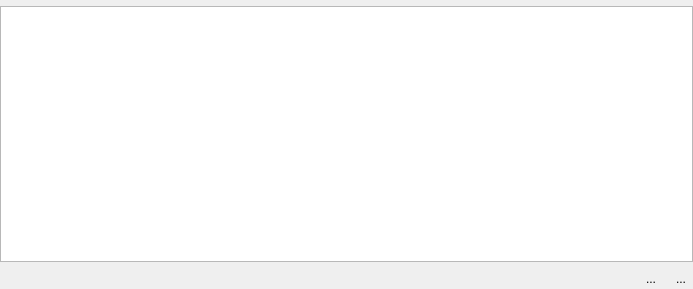
<?xml version="1.0" encoding="UTF-8"?>
<ui version="4.0">
 <class>QgsJsonEditWidget</class>
 <widget class="QWidget" name="QgsJsonEditWidget">
  <property name="geometry">
   <rect>
    <x>0</x>
    <y>0</y>
    <width>693</width>
    <height>289</height>
   </rect>
  </property>
  <property name="windowTitle">
   <string notr="true">Form</string>
  </property>
  <layout class="QGridLayout" name="gridLayout">
   <property name="leftMargin">
    <number>0</number>
   </property>
   <property name="topMargin">
    <number>0</number>
   </property>
   <property name="rightMargin">
    <number>0</number>
   </property>
   <property name="bottomMargin">
    <number>0</number>
   </property>
   <item row="2" column="0">
    <widget class="QStackedWidget" name="mStackedWidget">
     <property name="currentIndex">
      <number>1</number>
     </property>
     <widget class="QWidget" name="mStackedWidgetPageText">
      <layout class="QGridLayout" name="gridLayout_2">
       <property name="leftMargin">
        <number>0</number>
       </property>
       <property name="topMargin">
        <number>0</number>
       </property>
       <property name="rightMargin">
        <number>0</number>
       </property>
       <property name="bottomMargin">
        <number>0</number>
       </property>
       <item row="0" column="0">
        <widget class="QgsCodeEditorJson" name="mCodeEditorJson" native="true"/>
       </item>
      </layout>
     </widget>
     <widget class="QWidget" name="mStackedWidgetPageTree">
      <layout class="QGridLayout" name="gridLayout_3">
       <property name="leftMargin">
        <number>0</number>
       </property>
       <property name="topMargin">
        <number>0</number>
       </property>
       <property name="rightMargin">
        <number>0</number>
       </property>
       <property name="bottomMargin">
        <number>0</number>
       </property>
       <item row="0" column="0">
        <widget class="QTreeWidget" name="mTreeWidget">
         <attribute name="headerVisible">
          <bool>false</bool>
         </attribute>
         <column>
          <property name="text">
           <string notr="true">Key</string>
          </property>
         </column>
         <column>
          <property name="text">
           <string>Value</string>
          </property>
         </column>
        </widget>
       </item>
      </layout>
     </widget>
    </widget>
   </item>
   <item row="3" column="0">
    <layout class="QHBoxLayout" name="horizontalLayout_3">
     <property name="topMargin">
      <number>0</number>
     </property>
     <item>
      <spacer name="horizontalSpacer">
       <property name="orientation">
        <enum>Qt::Horizontal</enum>
       </property>
       <property name="sizeHint" stdset="0">
        <size>
         <width>40</width>
         <height>20</height>
        </size>
       </property>
      </spacer>
     </item>
     <item>
      <widget class="QToolButton" name="mTextToolButton">
       <property name="toolTip">
        <string>Show text</string>
       </property>
       <property name="text">
        <string>...</string>
       </property>
       <property name="icon">
        <iconset resource="../../../images/images.qrc">
         <normaloff>:/images/themes/default/mIconFieldText.svg</normaloff>:/images/themes/default/mIconFieldText.svg</iconset>
       </property>
       <property name="checkable">
        <bool>true</bool>
       </property>
       <property name="autoRaise">
        <bool>true</bool>
       </property>
      </widget>
     </item>
     <item>
      <widget class="QToolButton" name="mTreeToolButton">
       <property name="toolTip">
        <string>Show tree</string>
       </property>
       <property name="text">
        <string>...</string>
       </property>
       <property name="icon">
        <iconset resource="../../../images/images.qrc">
         <normaloff>:/images/themes/default/mIconTreeView.svg</normaloff>:/images/themes/default/mIconTreeView.svg</iconset>
       </property>
       <property name="checkable">
        <bool>true</bool>
       </property>
       <property name="autoRaise">
        <bool>true</bool>
       </property>
      </widget>
     </item>
    </layout>
   </item>
   <item row="0" column="0">
    <widget class="QWidget" name="mControlsWidget" native="true">
     <layout class="QHBoxLayout" name="horizontalLayout">
      <property name="leftMargin">
       <number>0</number>
      </property>
      <property name="topMargin">
       <number>0</number>
      </property>
      <property name="rightMargin">
       <number>0</number>
      </property>
      <property name="bottomMargin">
       <number>0</number>
      </property>
     </layout>
    </widget>
   </item>
  </layout>
 </widget>
 <customwidgets>
  <customwidget>
   <class>QgsCodeEditorJson</class>
   <extends>QWidget</extends>
   <header>qgscodeeditorjson.h</header>
  </customwidget>
 </customwidgets>
 <tabstops>
  <tabstop>mTreeWidget</tabstop>
  <tabstop>mTextToolButton</tabstop>
  <tabstop>mTreeToolButton</tabstop>
 </tabstops>
 <resources>
  <include location="../../../images/images.qrc"/>
 </resources>
 <connections/>
</ui>
